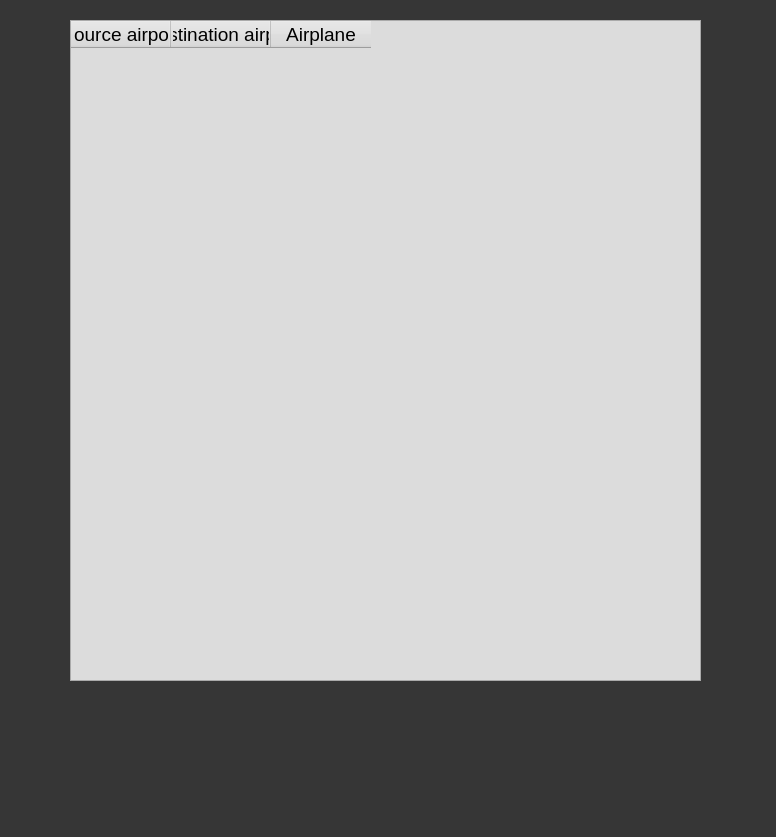
<?xml version="1.0" encoding="UTF-8"?>
<ui version="4.0">
 <class>Dialog</class>
 <widget class="QDialog" name="Dialog">
  <property name="enabled">
   <bool>true</bool>
  </property>
  <property name="geometry">
   <rect>
    <x>0</x>
    <y>0</y>
    <width>776</width>
    <height>837</height>
   </rect>
  </property>
  <property name="windowTitle">
   <string>Dialog</string>
  </property>
  <property name="styleSheet">
   <string notr="true">background-color: rgb(54, 54, 54);</string>
  </property>
  <widget class="QTableWidget" name="routes_by_cities_tb">
   <property name="geometry">
    <rect>
     <x>70</x>
     <y>20</y>
     <width>631</width>
     <height>661</height>
    </rect>
   </property>
   <property name="styleSheet">
    <string notr="true">font-size: 14pt;
background-color: rgb(220, 220, 220);
</string>
   </property>
   <attribute name="verticalHeaderShowSortIndicator" stdset="0">
    <bool>false</bool>
   </attribute>
   <column>
    <property name="text">
     <string>Source airport</string>
    </property>
   </column>
   <column>
    <property name="text">
     <string>Destination airport</string>
    </property>
   </column>
   <column>
    <property name="text">
     <string>Airplane</string>
    </property>
   </column>
  </widget>
 </widget>
 <resources/>
 <connections/>
</ui>
